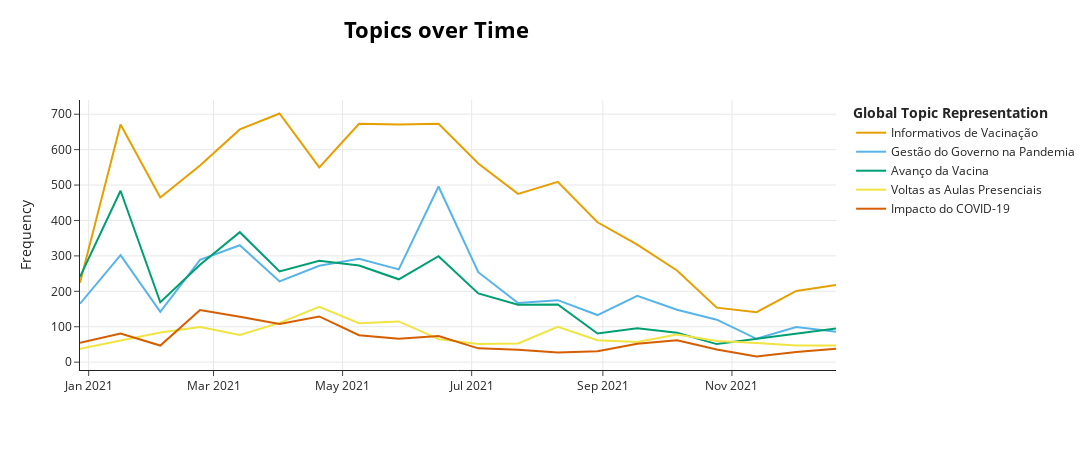

The code cell stored with this chart in its notebook:
### Code cell
topic_model.visualize_topics_over_time(topics_over_time,topics=[0,1,2,3,4], custom_labels=['Calendário Vacinal','Gestão do Governo na Pandemia','Avanço da Vacina','Situação da Educação Brasileira','Mortes de COVID-19'])

### Figure 1 — Plotly figure (JSON) as saved in the notebook; plotly's stock layout.template omitted (floating-point values rounded to 4 significant figures)
{"data": [{"hoverinfo": "text", "hovertext": ["<b>Topic 0</b><br>Words: co, vacina, vacinação, não, saúde", "<b>Topic 0</b><br>Words: co, vacinação, vacina, saúde, não", "<b>Topic 0</b><br>Words: co, vacinação, idosos, vacina, anos", "<b>Topic 0</b><br>Words: co, vacinação, vacina, anos, vacinas", "<b>Topic 0</b><br>Words: co, vacinação, anos, vacina, idosos", "<b>Topic 0</b><br>Words: co, vacinação, vacina, não, doses", "<b>Topic 0</b><br>Words: co, vacinação, vacina, pessoas, não", "<b>Topic 0</b><br>Words: co, vacinação, vacina, pessoas, equipeed", "<b>Topic 0</b><br>Words: co, vacinação, vacina, anos, pessoas", "<b>Topic 0</b><br>Words: co, vacinação, vacina, pessoas, não", "<b>Topic 0</b><br>Words: co, vacinação, vacina, dose, pessoas", "<b>Topic 0</b><br>Words: co, vacinação, vacina, dose, não", "<b>Topic 0</b><br>Words: co, vacinação, dose, anos, vacina", "<b>Topic 0</b><br>Words: co, vacinação, dose, anos, vacina", "<b>Topic 0</b><br>Words: co, dose, vacinação, anos, vacina", "<b>Topic 0</b><br>Words: co, dose, vacinação, não, vacina", "<b>Topic 0</b><br>Words: co, dose, vacinação, não, vacina", "<b>Topic 0</b><br>Words: co, dose, vacinação, vacina, não", "<b>Topic 0</b><br>Words: co, vacinação, dose, vacina, não", "<b>Topic 0</b><br>Words: co, vacinação, vacina, não, contra"], "marker": {"color": "#E69F00"}, "mode": "lines", "name": "Informativos de Vacinação", "type": "scatter", "x": ["2020-12-27T21:37:51.789000", "2021-01-16T01:28:11.550000", "2021-02-03T20:17:32.100000", "2021-02-22T15:06:52.650000", "2021-03-13T09:56:13.200000", "2021-04-01T04:45:33.750000", "2021-04-19T23:34:54.300000", "2021-05-08T18:24:14.850000", "2021-05-27T13:13:35.400000", "2021-06-15T08:02:55.950000", "2021-07-04T02:52:16.500000", "2021-07-22T21:41:37.050000", "2021-08-10T16:30:57.600000", "2021-08-29T11:20:18.150000", "2021-09-17T06:09:38.700000", "2021-10-06T00:58:59.250000", "2021-10-24T19:48:19.800000", "2021-11-12T14:37:40.350000", "2021-12-01T09:27:00.900000", "2021-12-20T04:16:21.450000"], "y": [224, 671, 465, 555, 657, 702, 550, 673, 671, 673, 561, 475, 509, 395, 332, 259, 154, 141, 201, 218]}, {"hoverinfo": "text", "hovertext": ["<b>Topic 1</b><br>Words: co, bolsonaro, não, vacina, governo", "<b>Topic 1</b><br>Words: co, bolsonaro, vacina, não, governo", "<b>Topic 1</b><br>Words: co, bolsonaro, não, vacina, governo", "<b>Topic 1</b><br>Words: co, bolsonaro, não, vacina, governo", "<b>Topic 1</b><br>Words: co, bolsonaro, não, vacina, governo", "<b>Topic 1</b><br>Words: co, bolsonaro, não, vacina, vacinas", "<b>Topic 1</b><br>Words: co, bolsonaro, não, vacina, governo", "<b>Topic 1</b><br>Words: bolsonaro, co, não, vacina, governo", "<b>Topic 1</b><br>Words: co, bolsonaro, não, vacina, governo", "<b>Topic 1</b><br>Words: co, bolsonaro, covaxin, não, vacina", "<b>Topic 1</b><br>Words: bolsonaro, co, não, vacina, governo", "<b>Topic 1</b><br>Words: bolsonaro, co, não, vacina, governo", "<b>Topic 1</b><br>Words: bolsonaro, co, não, governo, vacina", "<b>Topic 1</b><br>Words: co, bolsonaro, não, governo, vacina", "<b>Topic 1</b><br>Words: bolsonaro, co, não, vacina, presidente", "<b>Topic 1</b><br>Words: co, bolsonaro, não, presidente, vacina", "<b>Topic 1</b><br>Words: bolsonaro, co, não, vacina, aids", "<b>Topic 1</b><br>Words: co, bolsonaro, não, governo, brasil", "<b>Topic 1</b><br>Words: bolsonaro, co, não, vacina, contra", "<b>Topic 1</b><br>Words: co, bolsonaro, não, crianças, vacina"], "marker": {"color": "#56B4E9"}, "mode": "lines", "name": "Gestão do Governo na Pandemia", "type": "scatter", "x": ["2020-12-27T21:37:51.789000", "2021-01-16T01:28:11.550000", "2021-02-03T20:17:32.100000", "2021-02-22T15:06:52.650000", "2021-03-13T09:56:13.200000", "2021-04-01T04:45:33.750000", "2021-04-19T23:34:54.300000", "2021-05-08T18:24:14.850000", "2021-05-27T13:13:35.400000", "2021-06-15T08:02:55.950000", "2021-07-04T02:52:16.500000", "2021-07-22T21:41:37.050000", "2021-08-10T16:30:57.600000", "2021-08-29T11:20:18.150000", "2021-09-17T06:09:38.700000", "2021-10-06T00:58:59.250000", "2021-10-24T19:48:19.800000", "2021-11-12T14:37:40.350000", "2021-12-01T09:27:00.900000", "2021-12-20T04:16:21.450000"], "y": [165, 302, 142, 289, 330, 228, 272, 292, 262, 496, 254, 167, 175, 133, 187, 148, 120, 66, 99, 86]}, {"hoverinfo": "text", "hovertext": ["<b>Topic 2</b><br>Words: co, vacina, coronavac, brasil, não", "<b>Topic 2</b><br>Words: co, vacina, brasil, doses, coronavac", "<b>Topic 2</b><br>Words: co, vacina, brasil, vacinação, vacinas", "<b>Topic 2</b><br>Words: co, vacina, brasil, vacinas, não", "<b>Topic 2</b><br>Words: co, vacina, brasil, vacinas, vacinação", "<b>Topic 2</b><br>Words: co, vacina, brasil, doses, vacinas", "<b>Topic 2</b><br>Words: co, vacina, coronavac, dose, doses", "<b>Topic 2</b><br>Words: co, vacina, coronavac, brasil, doses", "<b>Topic 2</b><br>Words: co, vacina, brasil, não, vacinas", "<b>Topic 2</b><br>Words: co, vacina, doses, brasil, não", "<b>Topic 2</b><br>Words: co, vacina, vacinação, coronavac, não", "<b>Topic 2</b><br>Words: co, edmilsonpsol, não, vacina, vacinação", "<b>Topic 2</b><br>Words: co, dose, vacina, brasil, doses", "<b>Topic 2</b><br>Words: co, dose, até, vacina, retorno até", "<b>Topic 2</b><br>Words: co, dose, até, coronavac, pfizer", "<b>Topic 2</b><br>Words: co, dose, até, coronavac, não", "<b>Topic 2</b><br>Words: co, dose, contra, covid, vacinação", "<b>Topic 2</b><br>Words: co, dose, vacinação, contra, não", "<b>Topic 2</b><br>Words: co, vacina, não, dose, brasil", "<b>Topic 2</b><br>Words: co, vacina, não, dose, brasil"], "marker": {"color": "#009E73"}, "mode": "lines", "name": "Avanço da Vacina", "type": "scatter", "x": ["2020-12-27T21:37:51.789000", "2021-01-16T01:28:11.550000", "2021-02-03T20:17:32.100000", "2021-02-22T15:06:52.650000", "2021-03-13T09:56:13.200000", "2021-04-01T04:45:33.750000", "2021-04-19T23:34:54.300000", "2021-05-08T18:24:14.850000", "2021-05-27T13:13:35.400000", "2021-06-15T08:02:55.950000", "2021-07-04T02:52:16.500000", "2021-07-22T21:41:37.050000", "2021-08-10T16:30:57.600000", "2021-08-29T11:20:18.150000", "2021-09-17T06:09:38.700000", "2021-10-06T00:58:59.250000", "2021-10-24T19:48:19.800000", "2021-11-12T14:37:40.350000", "2021-12-01T09:27:00.900000", "2021-12-20T04:16:21.450000"], "y": [241, 484, 169, 275, 367, 256, 286, 273, 234, 299, 194, 162, 163, 81, 96, 83, 51, 65, 80, 95]}, {"hoverinfo": "text", "hovertext": ["<b>Topic 3</b><br>Words: co, educação, crianças, escolas, professores", "<b>Topic 3</b><br>Words: co, educação, crianças, escolas, aulas", "<b>Topic 3</b><br>Words: co, educação, aulas, escolas, professores", "<b>Topic 3</b><br>Words: co, educação, escolas, aulas, profissionais", "<b>Topic 3</b><br>Words: co, educação, professores, escola, vida", "<b>Topic 3</b><br>Words: co, educação, professores, profissionais, vacinação", "<b>Topic 3</b><br>Words: co, educação, aulas, professores, não", "<b>Topic 3</b><br>Words: co, educação, professores, profissionais, vacinação", "<b>Topic 3</b><br>Words: co, educação, ensino, professores, trabalhadores", "<b>Topic 3</b><br>Words: co, educação, não, escola, crianças", "<b>Topic 3</b><br>Words: co, educação, crianças, aulas, escolas", "<b>Topic 3</b><br>Words: co, educação, escola, escolas, jovens", "<b>Topic 3</b><br>Words: co, educação, crianças, deficiência, escolas", "<b>Topic 3</b><br>Words: co, educação, crianças, anos, jovens", "<b>Topic 3</b><br>Words: co, educação, escola, crianças, jovens", "<b>Topic 3</b><br>Words: co, educação, crianças, professores, escola", "<b>Topic 3</b><br>Words: co, educação, crianças, escolas, jovens", "<b>Topic 3</b><br>Words: co, educação, crianças, jovens, professores", "<b>Topic 3</b><br>Words: co, educação, escola, crianças, escolas", "<b>Topic 3</b><br>Words: co, educação, crianças, professores, escola"], "marker": {"color": "#F0E442"}, "mode": "lines", "name": "Voltas as Aulas Presenciais", "type": "scatter", "x": ["2020-12-27T21:37:51.789000", "2021-01-16T01:28:11.550000", "2021-02-03T20:17:32.100000", "2021-02-22T15:06:52.650000", "2021-03-13T09:56:13.200000", "2021-04-01T04:45:33.750000", "2021-04-19T23:34:54.300000", "2021-05-08T18:24:14.850000", "2021-05-27T13:13:35.400000", "2021-06-15T08:02:55.950000", "2021-07-04T02:52:16.500000", "2021-07-22T21:41:37.050000", "2021-08-10T16:30:57.600000", "2021-08-29T11:20:18.150000", "2021-09-17T06:09:38.700000", "2021-10-06T00:58:59.250000", "2021-10-24T19:48:19.800000", "2021-11-12T14:37:40.350000", "2021-12-01T09:27:00.900000", "2021-12-20T04:16:21.450000"], "y": [38, 62, 84, 99, 77, 111, 156, 110, 115, 65, 51, 53, 100, 62, 57, 78, 60, 54, 47, 47]}, {"hoverinfo": "text", "hovertext": ["<b>Topic 4</b><br>Words: co, mil, covid, não, mortes", "<b>Topic 4</b><br>Words: co, hospital, covid, vacinação, mortes", "<b>Topic 4</b><br>Words: co, covid, mortes, não, vacina", "<b>Topic 4</b><br>Words: co, mortes, não, covid, brasil", "<b>Topic 4</b><br>Words: co, mortes, covid, não, mil", "<b>Topic 4</b><br>Words: co, mortes, covid, não, mil", "<b>Topic 4</b><br>Words: co, mortes, covid, mortos, não", "<b>Topic 4</b><br>Words: co, mortes, morte, não, covid", "<b>Topic 4</b><br>Words: co, mortes, não, covid, morte", "<b>Topic 4</b><br>Words: co, mortes, mil, covid, não", "<b>Topic 4</b><br>Words: co, covid, mortes, não, pandemia", "<b>Topic 4</b><br>Words: co, mortes, covid, mortos, isaquias", "<b>Topic 4</b><br>Words: co, mortes, covid, não, hoje", "<b>Topic 4</b><br>Words: co, mortes, covid, não, hospital", "<b>Topic 4</b><br>Words: co, pacientes, prevent, mortes, covid", "<b>Topic 4</b><br>Words: co, não, mortes, morte, covid", "<b>Topic 4</b><br>Words: co, morte, mortes, covid, não", "<b>Topic 4</b><br>Words: co, covid, hospital, casos, são", "<b>Topic 4</b><br>Words: co, morte, crianças, covid, não", "<b>Topic 4</b><br>Words: co, mortes, não, covid, morte"], "marker": {"color": "#D55E00"}, "mode": "lines", "name": "Impacto do COVID-19", "type": "scatter", "x": ["2020-12-27T21:37:51.789000", "2021-01-16T01:28:11.550000", "2021-02-03T20:17:32.100000", "2021-02-22T15:06:52.650000", "2021-03-13T09:56:13.200000", "2021-04-01T04:45:33.750000", "2021-04-19T23:34:54.300000", "2021-05-08T18:24:14.850000", "2021-05-27T13:13:35.400000", "2021-06-15T08:02:55.950000", "2021-07-04T02:52:16.500000", "2021-07-22T21:41:37.050000", "2021-08-10T16:30:57.600000", "2021-08-29T11:20:18.150000", "2021-09-17T06:09:38.700000", "2021-10-06T00:58:59.250000", "2021-10-24T19:48:19.800000", "2021-11-12T14:37:40.350000", "2021-12-01T09:27:00.900000", "2021-12-20T04:16:21.450000"], "y": [55, 81, 47, 147, 128, 108, 129, 76, 66, 74, 39, 35, 27, 31, 52, 62, 36, 16, 29, 38]}], "layout": {"height": 450, "hoverlabel": {"bgcolor": "white", "font": {"family": "Rockwell", "size": 16}}, "legend": {"title": {"text": "<b>Global Topic Representation"}}, "title": {"font": {"color": "Black", "size": 22}, "text": "<b>Topics over Time</b>", "x": 0.4, "xanchor": "center", "y": 0.95, "yanchor": "top"}, "width": 1250, "xaxis": {"showgrid": true}, "yaxis": {"showgrid": true, "title": {"text": "Frequency"}}}}
